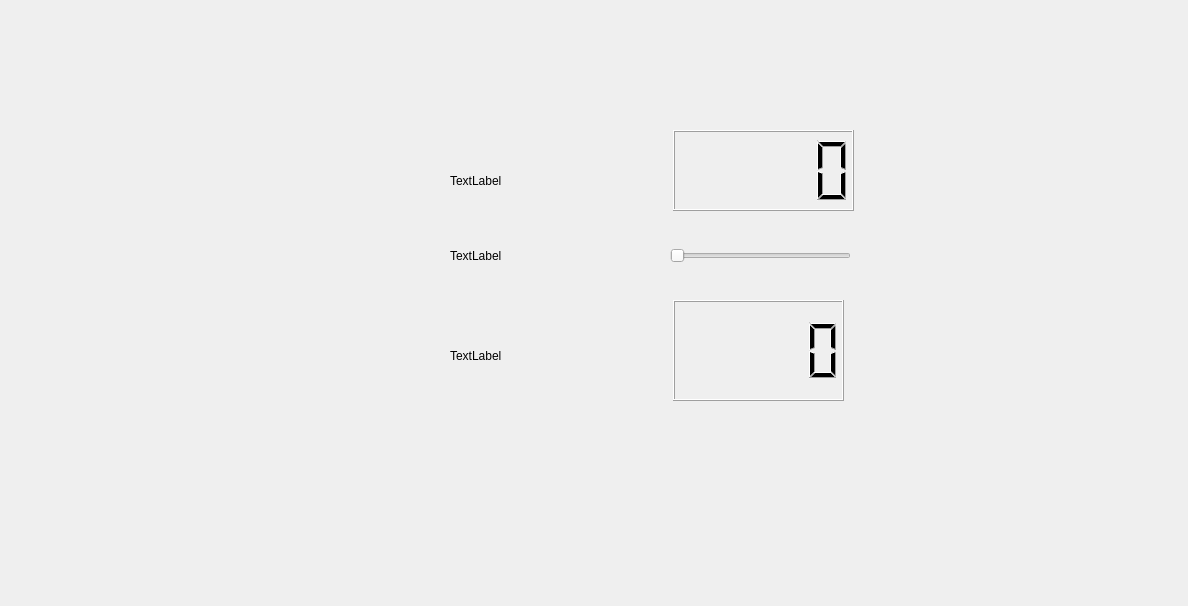
<?xml version="1.0" encoding="UTF-8"?>
<ui version="4.0">
 <class>Widget</class>
 <widget class="QWidget" name="Widget">
  <property name="geometry">
   <rect>
    <x>0</x>
    <y>0</y>
    <width>1188</width>
    <height>606</height>
   </rect>
  </property>
  <property name="windowTitle">
   <string>Widget</string>
  </property>
  <widget class="QSlider" name="horizontalSlider">
   <property name="geometry">
    <rect>
     <x>670</x>
     <y>220</y>
     <width>181</width>
     <height>71</height>
    </rect>
   </property>
   <property name="orientation">
    <enum>Qt::Horizontal</enum>
   </property>
  </widget>
  <widget class="QLabel" name="label">
   <property name="geometry">
    <rect>
     <x>450</x>
     <y>220</y>
     <width>161</width>
     <height>71</height>
    </rect>
   </property>
   <property name="text">
    <string>TextLabel</string>
   </property>
  </widget>
  <widget class="QLCDNumber" name="lcdNumber">
   <property name="geometry">
    <rect>
     <x>673</x>
     <y>130</y>
     <width>181</width>
     <height>81</height>
    </rect>
   </property>
  </widget>
  <widget class="QLabel" name="label_2">
   <property name="geometry">
    <rect>
     <x>450</x>
     <y>140</y>
     <width>161</width>
     <height>81</height>
    </rect>
   </property>
   <property name="text">
    <string>TextLabel</string>
   </property>
  </widget>
  <widget class="QLCDNumber" name="lcdNumber_2">
   <property name="geometry">
    <rect>
     <x>673</x>
     <y>300</y>
     <width>171</width>
     <height>101</height>
    </rect>
   </property>
  </widget>
  <widget class="QLabel" name="label_3">
   <property name="geometry">
    <rect>
     <x>450</x>
     <y>310</y>
     <width>201</width>
     <height>91</height>
    </rect>
   </property>
   <property name="text">
    <string>TextLabel</string>
   </property>
  </widget>
 </widget>
 <layoutdefault spacing="6" margin="11"/>
 <resources/>
 <connections/>
</ui>
